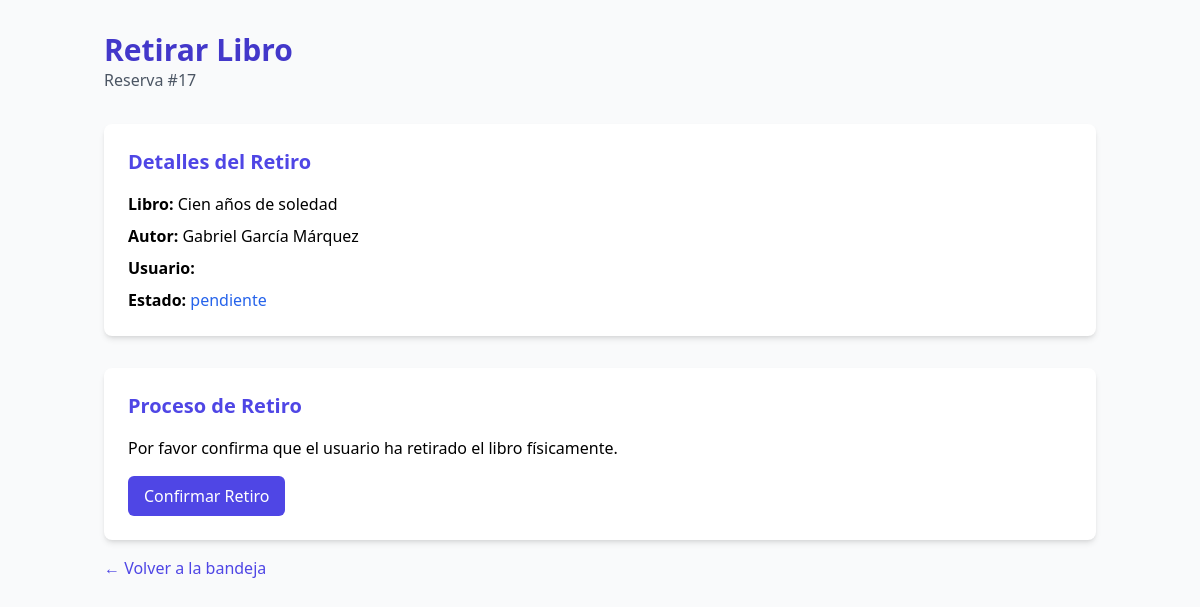
The app's page /retirar_libro.php?id_reserva=17 (signed in) with its own data.
### tables this page shows
CREATE TABLE `reservas` (
  `id_reserva` int(11) NOT NULL,
  `id_usuario` int(11) NOT NULL,
  `flujo` varchar(3) NOT NULL,
  `proceso` varchar(3) NOT NULL,
  `id_libro` int(11) DEFAULT NULL,
  `fecha_inicio` datetime DEFAULT NULL,
  `fecha_fin` datetime DEFAULT NULL,
  `estado` enum('pendiente','confirmada','completada','cancelada') DEFAULT 'pendiente'
);

CREATE TABLE `libros` (
  `id_libro` int(11) NOT NULL,
  `titulo` varchar(100) NOT NULL,
  `autor` varchar(100) NOT NULL,
  `disponible` tinyint(1) DEFAULT 1,
  `stock` int(11) NOT NULL DEFAULT 0
);

### retirar_libro.php (the view, shortened to what this page needs)
<?php
$con = mysqli_connect("localhost", "root", "", "biblioteca");
$id_reserva = (int)$_GET['id_reserva'];
$sql = "SELECT r.*, l.titulo, l.autor
        FROM reservas r
        JOIN libros l ON r.id_libro = l.id_libro
        WHERE r.id_reserva = $id_reserva";
$resultado = mysqli_query($con, $sql);
$reserva = mysqli_fetch_assoc($resultado);
?>
<!DOCTYPE html>
<html lang="es">
<head>
	<script src="https://cdn.tailwindcss.com"></script>
</head>
<body class="bg-gray-50">
	<div class="container mx-auto px-4 py-8">
		<header class="mb-8">
			<h1 class="text-3xl font-bold text-indigo-700">Retirar Libro</h1>
			<p class="text-gray-600">Reserva #<?php echo $id_reserva; ?></p>
		</header>
		<div class="bg-white rounded-lg shadow-md p-6 mb-8">
			<h2 class="text-xl font-semibold mb-4 text-indigo-600">Detalles del Retiro</h2>
			<div class="space-y-2">
				<p><span class="font-semibold">Libro:</span> <?php echo htmlspecialchars($reserva['titulo']); ?></p>
				<p><span class="font-semibold">Autor:</span> <?php echo htmlspecialchars($reserva['autor']); ?></p>
				<p><span class="font-semibold">Usuario:</span> <?php echo htmlspecialchars($reserva['usuario']); ?></p>
				<p><span class="font-semibold">Estado:</span>
					<span
						class="<?php echo $reserva['estado'] == 'completada' ? 'text-green-600' : 'text-blue-600'; ?>">
						<?php echo htmlspecialchars($reserva['estado']); ?>
					</span>
				</p>
			</div>
		</div>
		<div class="bg-white rounded-lg shadow-md p-6">
			<h2 class="text-xl font-semibold mb-4 text-indigo-600">Proceso de Retiro</h2>
			<p class="mb-4">Por favor confirma que el usuario ha retirado el libro físicamente.</p>
			<form method="post" action="">
				<button type="submit" name="retirar"
					class="bg-indigo-600 text-white px-4 py-2 rounded-md hover:bg-indigo-700 transition-colors">
					Confirmar Retiro
				</button>
			</form>
		</div>
		<div class="mt-4">
			<a href="bandeja.php" class="text-indigo-600 hover:text-indigo-900">← Volver a la bandeja</a>
		</div>
	</div>
</body>
</html>

### records on screen
reservas: id_libro.titulo "Cien años de soledad", id_libro.autor "Gabriel García Márquez", estado "pendiente"

### other values on screen
$id_reserva "17"
